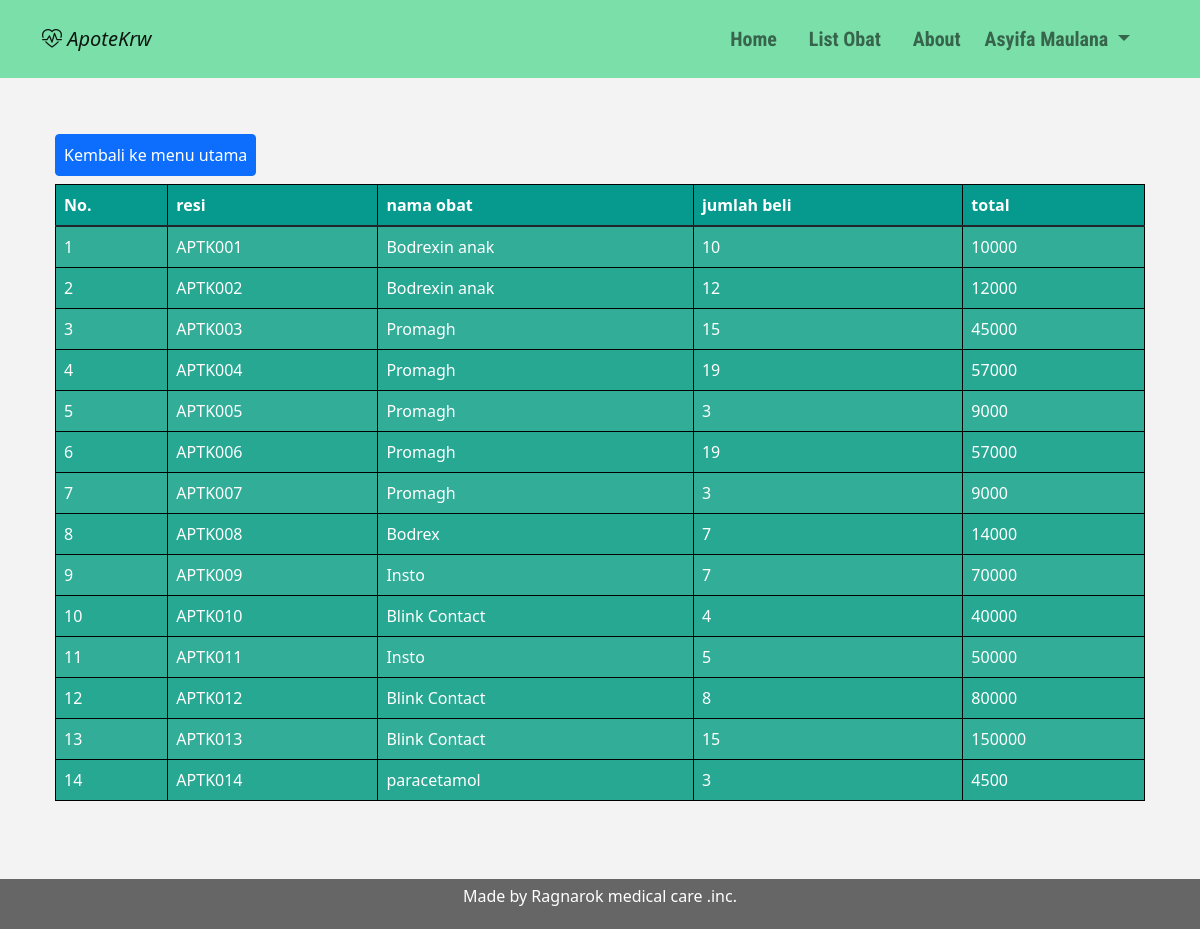
The page /user/index.php?page=transaksi&id=5 (signed in) on the database its author committed.
### tables this page shows
CREATE TABLE `jual` (
  `resi` varchar(10) NOT NULL,
  `id` int(11) NOT NULL,
  `tanggal` datetime NOT NULL DEFAULT current_timestamp(),
  `jum_item` int(5) NOT NULL,
  `total` decimal(10,0) NOT NULL,
  `alamat` text NOT NULL,
  `bayar` enum('COD','BRI','BCA','BTN','DANA','GOPAY') NOT NULL,
  `id_user` int(6) NOT NULL
);

CREATE TABLE `obat` (
  `id` int(11) NOT NULL,
  `kd_obat` varchar(6) NOT NULL,
  `nama_obat` varchar(30) NOT NULL,
  `harga` int(20) NOT NULL,
  `id_kategori` int(10) NOT NULL,
  `stok` int(5) NOT NULL
);

### user/profile/transaksi.php (the view, shortened to what this page needs)
<section class="py-lg-2">
        <div class="container-fluid p-5">
            <div class="row">
              <div class="col-sm-9 col-md-7 col-lg-5 ">
                    <a class="btn btn-md btn-primary py-2 px-2" href="index.php?page=home" role="button">Kembali ke menu utama</a>
                </div>
                <div class="col-lg-12 py-2">
                <table class="table table-hover table-striped table-bordered">
              <thead>
                <tr>
                  <th scope="col ">No.</th>
                  <th scope="col">resi</th>
                  <th scope="col">nama obat</th>
                  <th scope="col">jumlah beli</th>
                  <th scope="col">total</th>
                </tr>
              </thead>
              <tbody>
              <?php
                    $id = $_SESSION['id_user'];
                    $query = mysqli_query($koneksi, "SELECT * FROM jual JOIN obat on jual.id=obat.id  where id_user=$id order by resi asc");
                    $no = 1;
                    if (mysqli_num_rows($query) > 0) {
                    foreach ($query as $data) {
                    ?>
                        <tr>
                            <td><?= $no++ ?></td>
                            <td><?= $data['resi'] ?></td>
                            <td><?= $data['nama_obat'] ?></td>
                            <td><?= $data['jum_item'] ?></td>
                            <td><?= $data['total'] ?></td>
                        </tr>
                    <?php
                    }
                    }
                    ?>
            </table>
                </div>
                </div>
              </div>
            </div>
    </section>

### assets/css/styles.css (style rules this page uses)
body { background-color: #f3f3f3; min-height: 100vh; position: relative; }
.row { margin: 0 -5px; }
table.table-bordered { border: 1px solid black !important; }
table.table-bordered>thead>tr>th { border: 1px solid black !important; }
table.table-bordered>tbody>tr>td { border: 1px solid black !important; }
.table>thead>tr>th { background-color: #069A8E; color: white; }
.table-striped>tbody>tr:nth-child(odd)>td, .table-striped>tbody>tr:nth-child(odd)>th { background-color: #34b6a0; color: white; }
.table-striped>tbody>tr:nth-child(even)>td, .table-striped>tbody>tr:nth-child(even)>th { background-color: #26a892; color: white; }

### rows shown on the page
jual: resi "APTK001", id.nama_obat "Bodrexin anak", jum_item "10", total "10000"
jual: resi "APTK002", id.nama_obat "Bodrexin anak", jum_item "12", total "12000"
jual: resi "APTK003", id.nama_obat "Promagh", jum_item "15", total "45000"
jual: resi "APTK004", id.nama_obat "Promagh", jum_item "19", total "57000"
jual: resi "APTK005", id.nama_obat "Promagh", jum_item "3", total "9000"
jual: resi "APTK006", id.nama_obat "Promagh", jum_item "19", total "57000"
jual: resi "APTK007", id.nama_obat "Promagh", jum_item "3", total "9000"
jual: resi "APTK008", id.nama_obat "Bodrex", jum_item "7", total "14000"
jual: resi "APTK009", id.nama_obat "Insto", jum_item "7", total "70000"
jual: resi "APTK010", id.nama_obat "Blink Contact", jum_item "4", total "40000"
jual: resi "APTK011", id.nama_obat "Insto", jum_item "5", total "50000"
jual: resi "APTK012", id.nama_obat "Blink Contact", jum_item "8", total "80000"
jual: resi "APTK013", id.nama_obat "Blink Contact", jum_item "15", total "150000"
jual: resi "APTK014", id.nama_obat "paracetamol", jum_item "3", total "4500"

### other values the page prints
$_SESSION['nama_lengkap'] "Asyifa Maulana"
